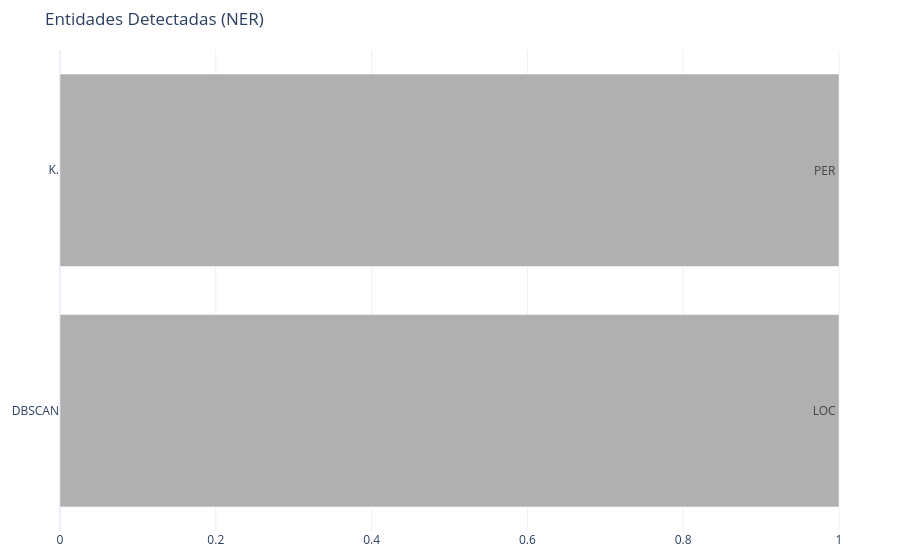

This figure's notebook cell:
### Markdown cell above
## Parte 3: Visualización Profesional

**Objetivo:** Aplicar principios de Data-Ink Ratio, accesibilidad y jerarquía visual para comunicar hallazgos efectivamente, en lugar de imprimir datos planos.

> [!IMPORTANT]
> **Dilema de diseño**
> Consultá a la IA: ¿conviene usar un *WordCloud* o un *Barplot* para mostrar frecuencias de palabras clave en un informe dirigido a toma de decisiones? Justificá tu elección aplicando el principio de Data-Ink Ratio.

**Escribí tu justificación acá:**
(*Tu respuesta...*)

### Code cell
import matplotlib.pyplot as plt
import seaborn as sns
import plotly.graph_objects as go
import pandas as pd

# Configuración de estilo sugerida
sns.set_theme(style="ticks", palette="colorblind", font_scale=1.1)
COLOR_ACENTO = sns.color_palette("colorblind")[0]
COLOR_BASE = '#b0b0b0'

def visualizar_origen(df):
    """Genera un barplot con el origen de los datos"""
    # Contamos las frecuencias
    conteo = df['origen'].value_counts().reset_index()
    conteo.columns = ['origen', 'cantidad']
    
    fig, ax = plt.subplots(figsize=(8, 4))
    

    colores = [COLOR_ACENTO if x == conteo['cantidad'].max() else COLOR_BASE for x in conteo['cantidad']]
    
    sns.barplot(data=conteo, x='cantidad', y='origen', palette=colores, ax=ax)
    
    # Estética: Títulos claros y despine
    ax.set_title("Distribución del Corpus por Origen", fontsize=14, pad=20, weight='bold')
    ax.set_xlabel("Cantidad de Registros")
    ax.set_ylabel("")
    sns.despine(left=True, bottom=True)
    
    return fig

def visualizar_palabras_clave_lollipop(palabras_clave):
    """Genera un Lollipop Chart de las palabras clave (lista de tuplas [palabra, frec])"""
    # Convertimos a DataFrame para facilitar el manejo
    df_pk = pd.DataFrame(palabras_clave, columns=['palabra', 'frecuencia']).sort_values('frecuencia')

    fig, ax = plt.subplots(figsize=(8, 6))
    
    
    ax.hlines(y=df_pk['palabra'], xmin=0, xmax=df_pk['frecuencia'], color=COLOR_BASE, alpha=0.7, linewidth=2)
    ax.plot(df_pk['frecuencia'], df_pk['palabra'], "o", markersize=10, color=COLOR_ACENTO, alpha=1)
    
    # Limpieza visual
    ax.set_title("Palabras Clave más Frecuentes (Lemas)", loc='left', fontsize=14, weight='bold')
    ax.set_xlabel("Frecuencia de aparición")
    sns.despine()
    
    return fig

def visualizar_entidades_plotly(entidades_lista):
    """Genera un panel interactivo con Plotly para las entidades"""
    # Procesamos la lista de tuplas ((texto, etiqueta), cuenta)
    # Ejemplo de entrada: [(('Feynman', 'PER'), 5), (('Google', 'ORG'), 3)]
    data = []
    for (texto, etiqueta), cuenta in entidades_lista:
        data.append({'Entidad': texto, 'Tipo': etiqueta, 'Frecuencia': cuenta})
    
    df_ent = pd.DataFrame(data).head(15) # Top 15

    # PASO 3: Gráfico interactivo con Plotly
    fig = go.Figure(data=[
        go.Bar(
            x=df_ent['Frecuencia'],
            y=df_ent['Entidad'],
            orientation='h',
            marker=dict(color='#b0b0b0'),
            text=df_ent['Tipo'], # Información extra al pasar el cursor
            hovertemplate="<b>%{y}</b><br>Tipo: %{text}<br>Apariciones: %{x}<extra></extra>"
        )
    ])
    
    fig.update_layout(
        title="Entidades Detectadas (NER)",
        yaxis={'categoryorder':'total ascending'},
        template="plotly_white",
        margin=dict(l=20, r=20, t=50, b=20)
    )
    
    return fig


fig1 = visualizar_origen(df_corpus)
plt.show()

fig2 = visualizar_palabras_clave_lollipop(analizador.extraer_palabras_clave(10))
plt.show()

fig3 = visualizar_entidades_plotly(analizador.extraer_entidades())
fig3.show()

### Figure 1 — Plotly figure (JSON) as saved in the notebook; plotly's stock layout.template omitted (floating-point values rounded to 4 significant figures)
{"data": [{"hovertemplate": "<b>%{y}</b><br>Tipo: %{text}<br>Apariciones: %{x}<extra></extra>", "marker": {"color": "#b0b0b0"}, "orientation": "h", "text": ["LOC", "PER"], "type": "bar", "x": [1, 1], "y": ["DBSCAN", "K."]}], "layout": {"margin": {"b": 20, "l": 20, "r": 20, "t": 50}, "title": {"text": "Entidades Detectadas (NER)"}, "yaxis": {"categoryorder": "total ascending"}}}
